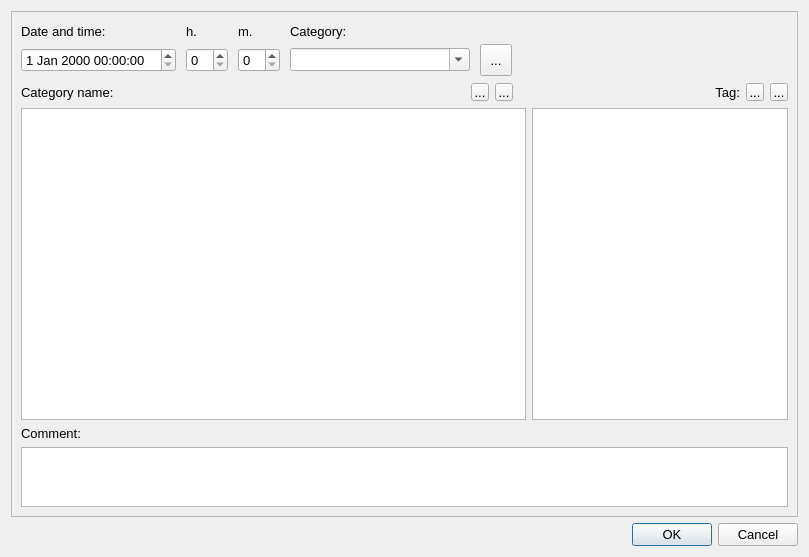
<?xml version="1.0" encoding="UTF-8"?>
<ui version="4.0">
 <class>ActUpdateDlg</class>
 <widget class="QDialog" name="ActUpdateDlg">
  <property name="geometry">
   <rect>
    <x>0</x>
    <y>0</y>
    <width>809</width>
    <height>557</height>
   </rect>
  </property>
  <property name="font">
   <font>
    <family>Tahoma</family>
    <pointsize>10</pointsize>
   </font>
  </property>
  <property name="windowTitle">
   <string>Update action</string>
  </property>
  <layout class="QVBoxLayout" name="verticalLayout">
   <item>
    <widget class="QFrame" name="frame">
     <property name="font">
      <font>
       <family>Tahoma</family>
       <pointsize>10</pointsize>
      </font>
     </property>
     <property name="frameShape">
      <enum>QFrame::StyledPanel</enum>
     </property>
     <property name="frameShadow">
      <enum>QFrame::Raised</enum>
     </property>
     <layout class="QVBoxLayout" name="verticalLayout_2">
      <item>
       <layout class="QGridLayout" name="gridLayout">
        <property name="horizontalSpacing">
         <number>10</number>
        </property>
        <property name="verticalSpacing">
         <number>3</number>
        </property>
        <item row="1" column="1">
         <widget class="QSpinBox" name="spinHour">
          <property name="maximum">
           <number>23</number>
          </property>
         </widget>
        </item>
        <item row="0" column="2">
         <widget class="QLabel" name="label_3">
          <property name="text">
           <string>m.</string>
          </property>
         </widget>
        </item>
        <item row="1" column="0">
         <widget class="QDateTimeEdit" name="editDateTime">
          <property name="currentSection">
           <enum>QDateTimeEdit::MinuteSection</enum>
          </property>
         </widget>
        </item>
        <item row="1" column="2">
         <widget class="QSpinBox" name="spinMin">
          <property name="maximum">
           <number>55</number>
          </property>
          <property name="singleStep">
           <number>5</number>
          </property>
         </widget>
        </item>
        <item row="1" column="3">
         <widget class="QComboBox" name="comboCats">
          <property name="minimumSize">
           <size>
            <width>180</width>
            <height>0</height>
           </size>
          </property>
          <property name="editable">
           <bool>true</bool>
          </property>
          <property name="currentIndex">
           <number>-1</number>
          </property>
         </widget>
        </item>
        <item row="0" column="0">
         <widget class="QLabel" name="label">
          <property name="text">
           <string>Date and time:</string>
          </property>
         </widget>
        </item>
        <item row="1" column="4">
         <widget class="QToolButton" name="btnCat">
          <property name="minimumSize">
           <size>
            <width>32</width>
            <height>32</height>
           </size>
          </property>
          <property name="text">
           <string>...</string>
          </property>
          <property name="icon">
           <iconset resource="../TM3res.qrc">
            <normaloff>:/images/new/search-magnifier-interface-symbol.png</normaloff>:/images/new/search-magnifier-interface-symbol.png</iconset>
          </property>
          <property name="iconSize">
           <size>
            <width>24</width>
            <height>24</height>
           </size>
          </property>
         </widget>
        </item>
        <item row="0" column="3">
         <widget class="QLabel" name="label_4">
          <property name="text">
           <string>Category:</string>
          </property>
         </widget>
        </item>
        <item row="0" column="1">
         <widget class="QLabel" name="label_2">
          <property name="text">
           <string>h.</string>
          </property>
         </widget>
        </item>
        <item row="0" column="5">
         <spacer name="horizontalSpacer_2">
          <property name="font">
           <font>
            <family>Tahoma</family>
            <pointsize>15</pointsize>
           </font>
          </property>
          <property name="orientation">
           <enum>Qt::Horizontal</enum>
          </property>
          <property name="sizeHint" stdset="0">
           <size>
            <width>40</width>
            <height>20</height>
           </size>
          </property>
         </spacer>
        </item>
       </layout>
      </item>
      <item>
       <layout class="QHBoxLayout" name="horizontalLayout">
        <item>
         <widget class="QLabel" name="labelCat">
          <property name="sizePolicy">
           <sizepolicy hsizetype="Preferred" vsizetype="Preferred">
            <horstretch>0</horstretch>
            <verstretch>0</verstretch>
           </sizepolicy>
          </property>
          <property name="minimumSize">
           <size>
            <width>162</width>
            <height>0</height>
           </size>
          </property>
          <property name="maximumSize">
           <size>
            <width>295</width>
            <height>16777215</height>
           </size>
          </property>
          <property name="text">
           <string>Category name:</string>
          </property>
         </widget>
        </item>
        <item>
         <spacer name="horizontalSpacer">
          <property name="font">
           <font>
            <family>Tahoma</family>
            <pointsize>15</pointsize>
           </font>
          </property>
          <property name="orientation">
           <enum>Qt::Horizontal</enum>
          </property>
          <property name="sizeType">
           <enum>QSizePolicy::Fixed</enum>
          </property>
          <property name="sizeHint" stdset="0">
           <size>
            <width>223</width>
            <height>20</height>
           </size>
          </property>
         </spacer>
        </item>
        <item>
         <widget class="QToolButton" name="btnAddRate">
          <property name="sizePolicy">
           <sizepolicy hsizetype="Fixed" vsizetype="Fixed">
            <horstretch>0</horstretch>
            <verstretch>0</verstretch>
           </sizepolicy>
          </property>
          <property name="minimumSize">
           <size>
            <width>16</width>
            <height>16</height>
           </size>
          </property>
          <property name="maximumSize">
           <size>
            <width>18</width>
            <height>18</height>
           </size>
          </property>
          <property name="text">
           <string>...</string>
          </property>
          <property name="icon">
           <iconset resource="../TM3res.qrc">
            <normaloff>:/images/new/check-mark.png</normaloff>:/images/new/check-mark.png</iconset>
          </property>
          <property name="iconSize">
           <size>
            <width>24</width>
            <height>24</height>
           </size>
          </property>
         </widget>
        </item>
        <item>
         <widget class="QToolButton" name="btnDelRate">
          <property name="minimumSize">
           <size>
            <width>16</width>
            <height>16</height>
           </size>
          </property>
          <property name="maximumSize">
           <size>
            <width>18</width>
            <height>18</height>
           </size>
          </property>
          <property name="text">
           <string>...</string>
          </property>
          <property name="icon">
           <iconset resource="../TM3res.qrc">
            <normaloff>:/images/new/cross.png</normaloff>:/images/new/cross.png</iconset>
          </property>
          <property name="iconSize">
           <size>
            <width>24</width>
            <height>24</height>
           </size>
          </property>
         </widget>
        </item>
        <item>
         <widget class="QLabel" name="labelTag">
          <property name="layoutDirection">
           <enum>Qt::LeftToRight</enum>
          </property>
          <property name="text">
           <string>Tag:</string>
          </property>
          <property name="alignment">
           <set>Qt::AlignRight|Qt::AlignTrailing|Qt::AlignVCenter</set>
          </property>
         </widget>
        </item>
        <item>
         <widget class="QToolButton" name="btnAddTag">
          <property name="minimumSize">
           <size>
            <width>16</width>
            <height>16</height>
           </size>
          </property>
          <property name="maximumSize">
           <size>
            <width>18</width>
            <height>18</height>
           </size>
          </property>
          <property name="text">
           <string>...</string>
          </property>
          <property name="icon">
           <iconset resource="../TM3res.qrc">
            <normaloff>:/images/new/check-mark.png</normaloff>:/images/new/check-mark.png</iconset>
          </property>
          <property name="iconSize">
           <size>
            <width>24</width>
            <height>24</height>
           </size>
          </property>
         </widget>
        </item>
        <item>
         <widget class="QToolButton" name="btnDelTag">
          <property name="minimumSize">
           <size>
            <width>16</width>
            <height>16</height>
           </size>
          </property>
          <property name="maximumSize">
           <size>
            <width>18</width>
            <height>18</height>
           </size>
          </property>
          <property name="text">
           <string>...</string>
          </property>
          <property name="icon">
           <iconset resource="../TM3res.qrc">
            <normaloff>:/images/new/cross.png</normaloff>:/images/new/cross.png</iconset>
          </property>
          <property name="iconSize">
           <size>
            <width>24</width>
            <height>24</height>
           </size>
          </property>
         </widget>
        </item>
       </layout>
      </item>
      <item>
       <layout class="QHBoxLayout" name="horizontalLayout_2">
        <item>
         <widget class="QTableView" name="tableRates">
          <property name="alternatingRowColors">
           <bool>true</bool>
          </property>
         </widget>
        </item>
        <item>
         <widget class="QListView" name="listViewTags">
          <property name="sizePolicy">
           <sizepolicy hsizetype="Fixed" vsizetype="Expanding">
            <horstretch>0</horstretch>
            <verstretch>0</verstretch>
           </sizepolicy>
          </property>
          <property name="alternatingRowColors">
           <bool>true</bool>
          </property>
         </widget>
        </item>
       </layout>
      </item>
      <item>
       <widget class="QLabel" name="label_5">
        <property name="text">
         <string>Comment:</string>
        </property>
       </widget>
      </item>
      <item>
       <widget class="QPlainTextEdit" name="editComment">
        <property name="maximumSize">
         <size>
          <width>16777215</width>
          <height>60</height>
         </size>
        </property>
       </widget>
      </item>
     </layout>
    </widget>
   </item>
   <item>
    <widget class="QDialogButtonBox" name="buttonBox">
     <property name="font">
      <font>
       <family>Tahoma</family>
       <pointsize>10</pointsize>
      </font>
     </property>
     <property name="orientation">
      <enum>Qt::Horizontal</enum>
     </property>
     <property name="standardButtons">
      <set>QDialogButtonBox::Cancel|QDialogButtonBox::Ok</set>
     </property>
    </widget>
   </item>
  </layout>
  <action name="actionCloseAll">
   <property name="text">
    <string>CloseAll</string>
   </property>
  </action>
 </widget>
 <tabstops>
  <tabstop>comboCats</tabstop>
  <tabstop>spinMin</tabstop>
  <tabstop>spinHour</tabstop>
  <tabstop>buttonBox</tabstop>
  <tabstop>editComment</tabstop>
  <tabstop>btnCat</tabstop>
  <tabstop>tableRates</tabstop>
  <tabstop>btnAddRate</tabstop>
  <tabstop>btnDelRate</tabstop>
  <tabstop>editDateTime</tabstop>
 </tabstops>
 <resources>
  <include location="../TM3res.qrc"/>
 </resources>
 <connections>
  <connection>
   <sender>buttonBox</sender>
   <signal>accepted()</signal>
   <receiver>ActUpdateDlg</receiver>
   <slot>accept()</slot>
   <hints>
    <hint type="sourcelabel">
     <x>237</x>
     <y>537</y>
    </hint>
    <hint type="destinationlabel">
     <x>157</x>
     <y>274</y>
    </hint>
   </hints>
  </connection>
  <connection>
   <sender>buttonBox</sender>
   <signal>rejected()</signal>
   <receiver>ActUpdateDlg</receiver>
   <slot>reject()</slot>
   <hints>
    <hint type="sourcelabel">
     <x>314</x>
     <y>537</y>
    </hint>
    <hint type="destinationlabel">
     <x>286</x>
     <y>274</y>
    </hint>
   </hints>
  </connection>
  <connection>
   <sender>btnAddRate</sender>
   <signal>clicked()</signal>
   <receiver>ActUpdateDlg</receiver>
   <slot>addRate()</slot>
   <hints>
    <hint type="sourcelabel">
     <x>408</x>
     <y>125</y>
    </hint>
    <hint type="destinationlabel">
     <x>668</x>
     <y>0</y>
    </hint>
   </hints>
  </connection>
  <connection>
   <sender>btnDelRate</sender>
   <signal>clicked()</signal>
   <receiver>ActUpdateDlg</receiver>
   <slot>delRate()</slot>
   <hints>
    <hint type="sourcelabel">
     <x>449</x>
     <y>125</y>
    </hint>
    <hint type="destinationlabel">
     <x>718</x>
     <y>0</y>
    </hint>
   </hints>
  </connection>
  <connection>
   <sender>tableRates</sender>
   <signal>doubleClicked(QModelIndex)</signal>
   <receiver>ActUpdateDlg</receiver>
   <slot>updateRate(QModelIndex)</slot>
   <hints>
    <hint type="sourcelabel">
     <x>307</x>
     <y>215</y>
    </hint>
    <hint type="destinationlabel">
     <x>0</x>
     <y>215</y>
    </hint>
   </hints>
  </connection>
  <connection>
   <sender>btnCat</sender>
   <signal>clicked()</signal>
   <receiver>ActUpdateDlg</receiver>
   <slot>showCatTree()</slot>
   <hints>
    <hint type="sourcelabel">
     <x>518</x>
     <y>66</y>
    </hint>
    <hint type="destinationlabel">
     <x>536</x>
     <y>0</y>
    </hint>
   </hints>
  </connection>
  <connection>
   <sender>comboCats</sender>
   <signal>editTextChanged(QString)</signal>
   <receiver>ActUpdateDlg</receiver>
   <slot>catFieldEdited()</slot>
   <hints>
    <hint type="sourcelabel">
     <x>409</x>
     <y>56</y>
    </hint>
    <hint type="destinationlabel">
     <x>418</x>
     <y>0</y>
    </hint>
   </hints>
  </connection>
  <connection>
   <sender>editDateTime</sender>
   <signal>timeChanged(QTime)</signal>
   <receiver>ActUpdateDlg</receiver>
   <slot>timeChanged(QTime)</slot>
   <hints>
    <hint type="sourcelabel">
     <x>102</x>
     <y>69</y>
    </hint>
    <hint type="destinationlabel">
     <x>62</x>
     <y>0</y>
    </hint>
   </hints>
  </connection>
  <connection>
   <sender>spinMin</sender>
   <signal>editingFinished()</signal>
   <receiver>ActUpdateDlg</receiver>
   <slot>minsEditFinished()</slot>
   <hints>
    <hint type="sourcelabel">
     <x>293</x>
     <y>78</y>
    </hint>
    <hint type="destinationlabel">
     <x>263</x>
     <y>0</y>
    </hint>
   </hints>
  </connection>
  <connection>
   <sender>actionCloseAll</sender>
   <signal>triggered()</signal>
   <receiver>ActUpdateDlg</receiver>
   <slot>enterPressed()</slot>
   <hints>
    <hint type="sourcelabel">
     <x>-1</x>
     <y>-1</y>
    </hint>
    <hint type="destinationlabel">
     <x>369</x>
     <y>232</y>
    </hint>
   </hints>
  </connection>
  <connection>
   <sender>btnAddTag</sender>
   <signal>clicked()</signal>
   <receiver>ActUpdateDlg</receiver>
   <slot>addTag()</slot>
   <hints>
    <hint type="sourcelabel">
     <x>726</x>
     <y>102</y>
    </hint>
    <hint type="destinationlabel">
     <x>850</x>
     <y>41</y>
    </hint>
   </hints>
  </connection>
  <connection>
   <sender>btnDelTag</sender>
   <signal>clicked()</signal>
   <receiver>ActUpdateDlg</receiver>
   <slot>delTag()</slot>
   <hints>
    <hint type="sourcelabel">
     <x>765</x>
     <y>105</y>
    </hint>
    <hint type="destinationlabel">
     <x>843</x>
     <y>106</y>
    </hint>
   </hints>
  </connection>
 </connections>
 <slots>
  <slot>catFieldEdited()</slot>
  <slot>showCatTree()</slot>
  <slot>addRate()</slot>
  <slot>delRate()</slot>
  <slot>updateRate(QModelIndex)</slot>
  <slot>timeChanged(QTime)</slot>
  <slot>minsEditFinished()</slot>
  <slot>enterPressed()</slot>
  <slot>addTag()</slot>
  <slot>delTag()</slot>
 </slots>
</ui>
